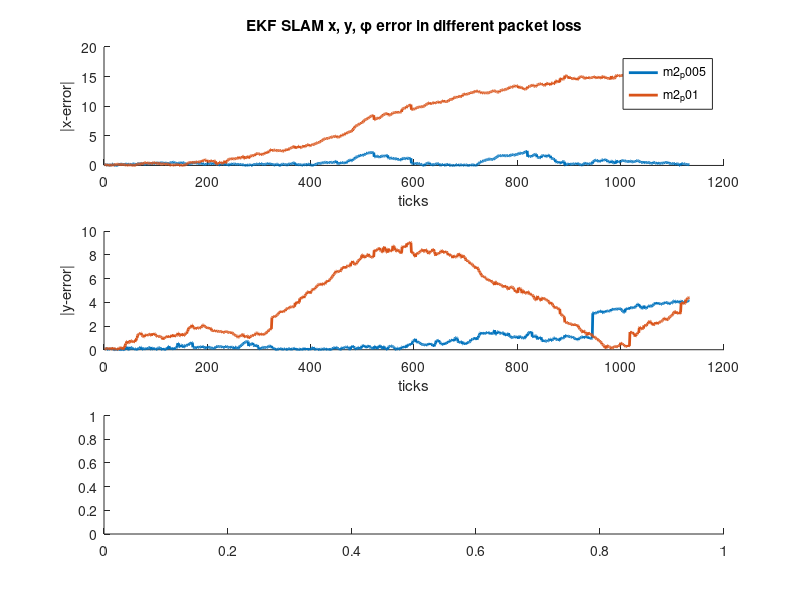

Reproduce this figure in MATLAB. (Note: this script raises an error after producing the figure.)
% 这个文件用来对比同一个地图的不同丢包概率下 EKF SLAM的误差
clc;
clear;
close all;

% 原始随机丢包数据集
loaded_data = load('SLAM_Error_Data.mat');

% 修改KF算法的丢包数据集
% loaded_data = load('Int_SLAM_Error_Data.mat');

% 选择一个特定的数据集前缀，例如 'm3'
dataset_prefix = 'm2';

% 获取数据集中所有运行的名字
runs = fieldnames(loaded_data.(dataset_prefix).e_ekf);
num_run = length(runs);

% 获取所有运行的名字并升序排序
[sorted_runs, sortIdx] = sort(runs); % sortIdx是排序后的索引

% 准备绘图
fig1 = figure;
subplot(3, 1, 1);
hold on;

% 遍历每个运行，绘制 x 方向的误差
for i = 1:num_run
    run_name = runs{i};
    e_ekf = loaded_data.(dataset_prefix).e_ekf.(run_name);
    ekf_eN2 = loaded_data.(dataset_prefix).ekf_eN2.(run_name);

    % 假设 ticks 是一个与 e_ekf 中数据量相同长度的向量
    ticks = 1:length(e_ekf(1, :));

    plot(ticks, abs(e_ekf(1, :)), 'linewidth', 2);
end

% 设置图例
title("EKF SLAM x, y, φ error in different packet loss");
xlabel("ticks");
ylabel("|x-error|");
legend(runs, 'Location', 'northeast'); % 显示图例，每个run的名字
hold off; % 结束x方向的误差图的绘制

% 继续绘制y方向和角度的误差对比图，接下来是y方向的误差对比图
subplot(3, 1, 2);
hold on;
for i = 1:num_run
    run_name = runs{i};
    e_ekf = loaded_data.(dataset_prefix).e_ekf.(run_name);
    plot(ticks, abs(e_ekf(2, :)), 'linewidth', 2);
end
xlabel("ticks");
ylabel("|y-error|");
hold off; % 结束y方向的误差图的绘制

% 接下来是角度误差的对比图
subplot(3, 1, 3);
hold on;
for i = 1:num_run
    run_name = runs{i};
    e_ekf = loaded_data.(dataset_prefix).e_ekf.(run_name);
    plot(ticks, wrapToPi(e_ekf(3, :)), 'linewidth', 2);
end
xlabel("ticks");
ylabel("|\phi-error|");
hold off; % 结束角度误差图的绘制

% 如果您还想绘制 ekf_eN2 的误差范数图，您可以创建另一个图形窗口并绘制
fig2 = figure;
hold on;

% 创建一个矩阵来存储所有运行的误差范数
ekf_eN2_matrix = [];

for i = 1:num_run
    run_name = runs{i};
    ekf_eN2 = loaded_data.(dataset_prefix).ekf_eN2.(run_name);
    ekf_eN2_matrix(:, i) = ekf_eN2;  % 假设ekf_eN2是列向量
    plot(ticks, ekf_eN2, 'linewidth', 2);
end
xlabel("ticks");
ylabel("error norm");
title("EKF SLAM Error Norm for different packet loss");
legend(runs); % 显示图例，每个run的名字
hold off; % 结束误差范数图的绘制

%% 创建升序排列的箱型图

% 根据排序索引重新排列误差范数矩阵
sorted_ekf_eN2_matrix = ekf_eN2_matrix(:, sortIdx);
figure;
boxplot(sorted_ekf_eN2_matrix, 'Labels', sorted_runs);
title('EKF SLAM Error Norm box plot for Different Packet Loss Rates (Sorted)');
ylabel('Error Norm');
xlabel('Packet Loss Rate Runs (Sorted)');


